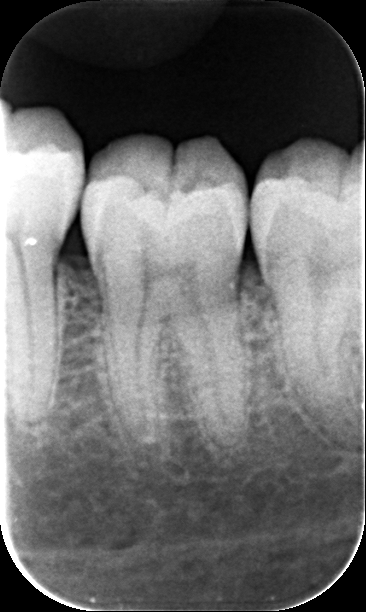
%> input picture Xray_Portugal/Chan-Vese/regionbased_seg/rx1.bmp, 366 x 612 px
$ octave region_seg_demo.m   (GNU Octave 9; MATLAB toolbox functions it lacks are replaced by stand-ins)
%> lines starting %> are read from the running program, lines starting %| are printed output that depends on the picture; in (x1, y1, x2, y2) boxes, pixels count from 0 and x2, y2 are one past the last pixel; in counts of white or black regions, pixels touching at a corner belong together; the program's own positions count from 1
### Xray_Portugal/Chan-Vese/regionbased_seg/region_seg.m
% Region Based Active Contour Segmentation
%
% seg = region_seg(I,init_mask,max_its,alpha,display)
%
% Inputs: I           2D image
%         init_mask   Initialization (1 = foreground, 0 = bg)
%         max_its     Number of iterations to run segmentation for
%         alpha       (optional) Weight of smoothing term
%                       higer = smoother.  default = 0.2
%         display     (optional) displays intermediate outputs
%                       default = true
%
% Outputs: seg        Final segmentation mask (1=fg, 0=bg)
%
% Description: This code implements the paper: "Active Contours Without
% Edges" By Chan Vese. This is a nice way to segment images whose
% foregrounds and backgrounds are statistically different and homogeneous.
%
% Example:
% img = imread('tire.tif');
% m = zeros(size(img));
% m(33:33+117,44:44+128) = 1;
% seg = region_seg(img,m,500);
%
% Coded by: Shawn Lankton (www.shawnlankton.com)
%------------------------------------------------------------------------
function seg = region_seg(I,init_mask,max_its,alpha,display)

  %-- default value for parameter alpha is .1
  if(~exist('alpha','var'))
    alpha = .2;
  end
  %-- default behavior is to display intermediate outputs
  if(~exist('display','var'))
    display = true;
  end
  %-- ensures image is 2D double matrix
  I = im2graydouble(I);

  %-- Create a signed distance map (SDF) from mask
  phi = mask2phi(init_mask);

  %--main loop
  for its = 1:max_its   % Note: no automatic convergence test

    idx = find(phi <= 1 & phi >= -1);  %get the curve's narrow band
    %-- find interior and exterior mean
    upts = find(phi<=0);                 % interior points
    vpts = find(phi>0);                  % exterior points
    u = sum(I(upts))/(length(upts)+eps); % interior mean
    v = sum(I(vpts))/(length(vpts)+eps); % exterior mean

    F = (I(idx)-u).^2-(I(idx)-v).^2;         % force from image information
    curvature = get_curvature(phi,idx);  % force from curvature penalty

    dphidt = F./max(abs(F)) + alpha*curvature;  % gradient descent to minimize energy

    %-- maintain the CFL condition
    dt =0.2/(max(dphidt)+eps);

    %-- evolve the curve
    phi(idx) = phi(idx) + dt.*dphidt;

    %-- Keep SDF smooth
    phi = sussman(phi, .5);

    %-- intermediate output
    if((display>0)&&(mod(its,20) == 0))
      showCurveAndPhi(I,phi,its);
    end
  end

  %-- final output
  if(display)
    showCurveAndPhi(I,phi,its);
  end

  %-- make mask from SDF
  seg = phi<=0; %-- Get mask from levelset


%---------------------------------------------------------------------
%---------------------------------------------------------------------
%-- AUXILIARY FUNCTIONS ----------------------------------------------
%---------------------------------------------------------------------
%---------------------------------------------------------------------


%-- Displays the image with curve superimposed
function showCurveAndPhi(I, phi, i)
  imshow(I,'initialmagnification',200,'displayrange',[0 255]); hold on;
  contour(phi, [0 0], 'g','LineWidth',4);
  contour(phi, [0 0], 'k','LineWidth',2);
  hold off; title([num2str(i) ' Iterations']); drawnow;

%-- converts a mask to a SDF
function phi = mask2phi(init_a)
  phi=bwdist(init_a)-bwdist(1-init_a)+im2double(init_a)-.5;

%-- compute curvature along SDF
function curvature = get_curvature(phi,idx)
    [dimy, dimx] = size(phi);
    [y x] = ind2sub([dimy,dimx],idx);  % get subscripts

    %-- get subscripts of neighbors
    ym1 = y-1; xm1 = x-1; yp1 = y+1; xp1 = x+1;

    %-- bounds checking
    ym1(ym1<1) = 1; xm1(xm1<1) = 1;
    yp1(yp1>dimy)=dimy; xp1(xp1>dimx) = dimx;

    %-- get indexes for 8 neighbors
    idup = sub2ind(size(phi),yp1,x);
    iddn = sub2ind(size(phi),ym1,x);
    idlt = sub2ind(size(phi),y,xm1);
    idrt = sub2ind(size(phi),y,xp1);
    idul = sub2ind(size(phi),yp1,xm1);
    idur = sub2ind(size(phi),yp1,xp1);
    iddl = sub2ind(size(phi),ym1,xm1);
    iddr = sub2ind(size(phi),ym1,xp1);

    %-- get central derivatives of SDF at x,y
    phi_x  = -phi(idlt)+phi(idrt);
    phi_y  = -phi(iddn)+phi(idup);
    phi_xx = phi(idlt)-2*phi(idx)+phi(idrt);
    phi_yy = phi(iddn)-2*phi(idx)+phi(idup);
    phi_xy = -0.25*phi(iddl)-0.25*phi(idur)...
             +0.25*phi(iddr)+0.25*phi(idul);
    phi_x2 = phi_x.^2;
    phi_y2 = phi_y.^2;

    %-- compute curvature (Kappa)
    curvature = ((phi_x2.*phi_yy + phi_y2.*phi_xx - 2*phi_x.*phi_y.*phi_xy)./...
              (phi_x2 + phi_y2 +eps).^(3/2)).*(phi_x2 + phi_y2).^(1/2);

%-- Converts image to one channel (grayscale) double
function img = im2graydouble(img)
  [dimy, dimx, c] = size(img);
  if(isfloat(img)) % image is a double
    if(c==3)
      img = rgb2gray(uint8(img));
    end
  else           % image is a int
    if(c==3)
      img = rgb2gray(img);
    end
    img = double(img);
  end

%-- level set re-initialization by the sussman method
function D = sussman(D, dt)
  % forward/backward differences
  a = D - shiftR(D); % backward
  b = shiftL(D) - D; % forward
  c = D - shiftD(D); % backward
  d = shiftU(D) - D; % forward

  a_p = a;  a_n = a; % a+ and a-
  b_p = b;  b_n = b;
  c_p = c;  c_n = c;
  d_p = d;  d_n = d;

  a_p(a < 0) = 0;
  a_n(a > 0) = 0;
  b_p(b < 0) = 0;
  b_n(b > 0) = 0;
  c_p(c < 0) = 0;
  c_n(c > 0) = 0;
  d_p(d < 0) = 0;
  d_n(d > 0) = 0;

  dD = zeros(size(D));
  D_neg_ind = find(D < 0);
  D_pos_ind = find(D > 0);
  dD(D_pos_ind) = sqrt(max(a_p(D_pos_ind).^2, b_n(D_pos_ind).^2) ...
                       + max(c_p(D_pos_ind).^2, d_n(D_pos_ind).^2)) - 1;
  dD(D_neg_ind) = sqrt(max(a_n(D_neg_ind).^2, b_p(D_neg_ind).^2) ...
                       + max(c_n(D_neg_ind).^2, d_p(D_neg_ind).^2)) - 1;

  D = D - dt .* sussman_sign(D) .* dD;

%-- whole matrix derivatives
function shift = shiftD(M)
  shift = shiftR(M')';

function shift = shiftL(M)
  shift = [ M(:,2:size(M,2)) M(:,size(M,2)) ];

function shift = shiftR(M)
  shift = [ M(:,1) M(:,1:size(M,2)-1) ];

function shift = shiftU(M)
  shift = shiftL(M')';

function S = sussman_sign(D)
  S = D ./ sqrt(D.^2 + 1);


### Xray_Portugal/Chan-Vese/regionbased_seg/region_seg_demo.m
% Demo of "Region Based Active Contours"
%
% Example:
% seg_demo
%
% Coded by: Shawn Lankton (www.shawnlankton.com)

close all
clear all

I = imread('rx1.bmp');  %-- load the image
%> I is the input picture: size 612x366 uint8; min 0, max 255, mean 107.3
m = zeros(size(I,1),size(I,2));          %-- create initial mask
m(200:300,150:200) = 1;
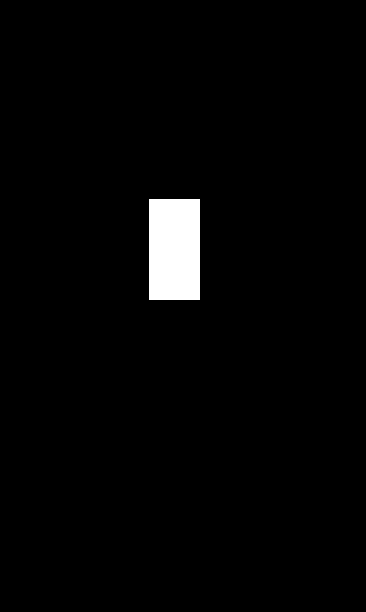
%> m: size 612x366 double; values 0 (black) and 1 (white), 2.3% white; 1 white region, box (x1, y1, x2, y2) and area: (149, 199, 200, 300) 5151

I = imresize(I,.5);  %-- make image smaller
%> I: size 306x183 uint8
m = imresize(m,.5);  %   for fast computation

figure(1);
subplot(2,2,1); imshow(I); title('Input Image');
subplot(2,2,2); imshow(m); title('Initialization');
subplot(2,2,3); title('Segmentation');

maxit = 3000;
seg = region_seg(I, m, maxit, 0.01, true);
%> (the run ends here)
